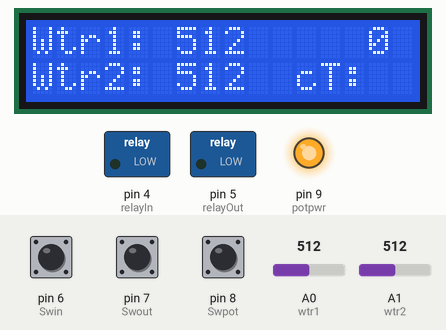
Recording of a sketch running on a simulated Arduino Uno, built with avr-gcc and run on an emulated ATmega328P. On the bench: 16×2 character LCD, switched loads named in the sketch (green lamp = pin HIGH), output pins drawn as LEDs (lit = HIGH). The test bench sets the inputs (shaded band); at power-on: pin 6 (Swin) LOW, pin 8 (Swpot) LOW, pin 7 (Swout) LOW, A0 (wtr1) = 512, A1 (wtr2) = 512. What the sketch prints to the serial monitor is not drawn.

Above: at 4.7 s.
4.8 s: pin 6 (Swin) pulled HIGH for 0.65 s
At 5.6 s:
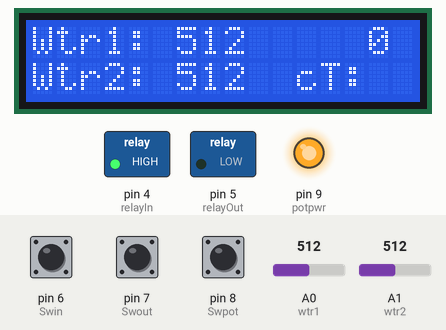
8.5 s: pin 8 (Swpot) pulled HIGH for 0.65 s
At 9.4 s:
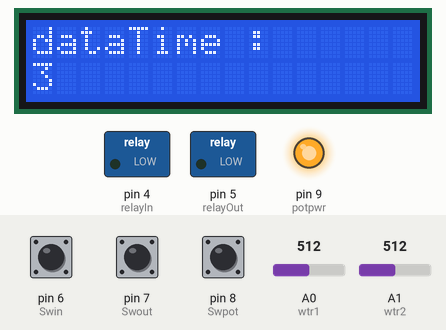
11.0 s: pin 7 (Swout) pulled HIGH for 0.65 s
At 11.5 s:
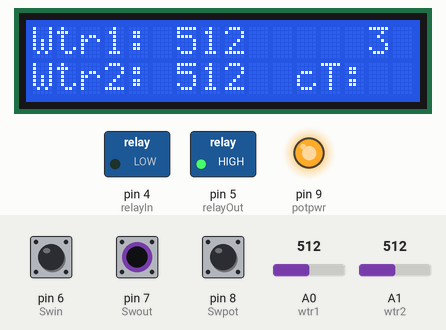
13.2 s: A0 (wtr1) set to 716
At 13.7 s:
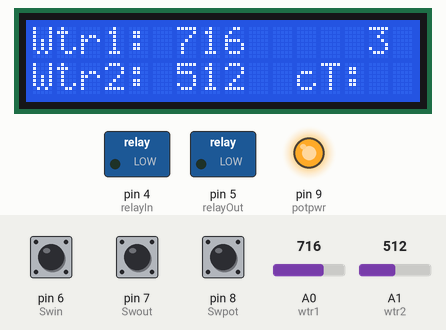
14.8 s: A1 (wtr2) set to 716
At 15.4 s:
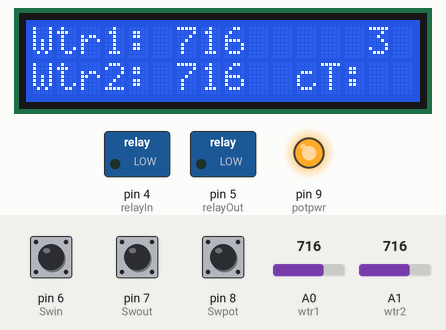
16.4 s: A0 (wtr1) set to 900
At 17.0 s:
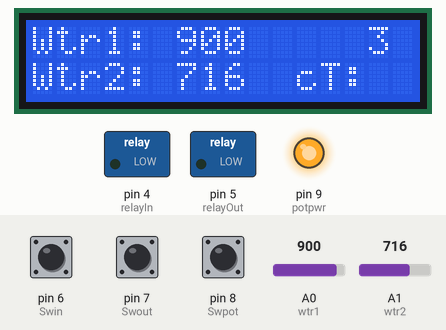
Timing chart, 0 to 19.0 s (numbered marks = the images above; inputs shaded):
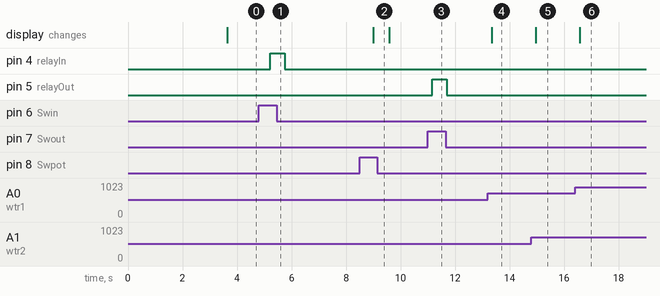

Measured:
- after the input at 4.8 s, pin 4 (relayIn): LOW → HIGH after 0.41 s, → LOW 0.54 s later
- after the input at 8.5 s, the display: changes after 0.50 s (image 2)
- after the input at 11.0 s, pin 5 (relayOut): LOW → HIGH after 0.15 s, → LOW 0.54 s later
- after the input at 13.2 s, the display: changes after 0.15 s (image 4)
- after the input at 14.8 s, the display: changes after 0.16 s (image 5)
- after the input at 16.4 s, the display: changes after 0.17 s (image 6)

The sketch:

Maria_Ulfa.ino
```cpp
#include <Wire.h>
#include <LiquidCrystal_I2C.h>
#include <virtuabotixRTC.h>

//Inisialisasi pin (CLK, DAT, RST)
virtuabotixRTC myRTC(3,2,8);

LiquidCrystal_I2C lcd(0x27, 16, 2);


#define relayIn   4
#define relayOut  5

#define wtr1 A0
#define wtr2 A1
int dwtr1;
int dwtr2;
#define pot  A2
#define potpwr  9
#define Swin   6  //read
#define Swout  7  //read
#define Swpot  8  //read

int dPot;
int dSwPot;
int dSwin;
int dSwout;
int mapPot;

int dataTime;
int CdataTime = 0;
int dt1 = 0;
int dt2 = 0;
int curHour;

void setup() {
  // put your setup code here, to run once:
  Serial.begin(9600);
  lcd.init();                      // initialize the lcd

  // Print a message to the LCD.
  lcd.backlight();
  lcd.setCursor(0, 0);
  lcd.print("Pakan Air Ternak");
  lcd.setCursor(0, 1);
  lcd.print("Berbasis Arduino");
  delay(3500);
  lcd.clear();
  pinMode(potpwr, OUTPUT);
  pinMode(Swin, INPUT);
  pinMode(Swout, INPUT);
  pinMode(Swpot, INPUT);
  pinMode(relayOut, OUTPUT);
  pinMode(relayIn, OUTPUT);
  digitalWrite(potpwr, HIGH);
//  myRTC.setDS1302Time(00,59,23,6,20,10,2017);
}

void loop() {
  // put your main code here, to run repeatedly:

  dSwin  = digitalRead(Swin);
  dSwout = digitalRead(Swout);
  dSwPot = digitalRead(Swpot);
  Serial.print("In  : ");
  Serial.println(dSwin);
  Serial.print("Out : ");
  Serial.println(dSwout);
  Serial.print("Swpot : ");
  Serial.println(dSwPot);

//---------------------------------------------------------------------------------------------

  if (dSwin == HIGH && dSwout == LOW && dSwPot == LOW){
    digitalWrite(relayIn, HIGH);
    digitalWrite(relayOut, LOW);
    lcd.clear();
    lcd.setCursor(0, 0);
    lcd.print("Water_In...");
    }

//---------------------------------------------------------------------------------------------

  if (dSwout == HIGH && dSwin == LOW && dSwPot == LOW){
    digitalWrite(relayIn, LOW);
    digitalWrite(relayOut, HIGH);
    lcd.clear();
    lcd.setCursor(0, 0);
    lcd.print("Water_Out...");
    }

//---------------------------------------------------------------------------------------------

  if (dSwout == HIGH && dSwin == HIGH && dSwPot == LOW){
    digitalWrite(relayIn, HIGH);
    digitalWrite(relayOut, HIGH);
    lcd.clear();
    lcd.setCursor(0, 0);
    lcd.print("Water_In...");
    lcd.setCursor(0, 1);
    lcd.print("Water_Out...");
    }

//---------------------------------------------------------------------------------------------

  if (dSwout == LOW && dSwin == LOW && dSwPot == LOW){
    digitalWrite(relayIn, LOW);
    digitalWrite(relayOut, LOW);

//    delay(1000);
    }

//---------------------------------------------------------------------------------------------

  if (dSwPot == HIGH && dSwout == LOW && dSwin == LOW){
    dataTime = readPot();
    lcd.clear();
    lcd.setCursor(0, 0);
    lcd.print("dataTime : ");
    lcd.setCursor(0, 1);
    lcd.print(dataTime);
    dSwPot = digitalRead(Swpot);
    Serial.println(dataTime);

  }else if(dSwPot == HIGH && dSwout == HIGH && dSwin == LOW){
    dataTime = readPot();
    lcd.clear();
    lcd.setCursor(0, 0);
    lcd.print("dataTime : ");
    lcd.setCursor(0, 1);
    lcd.print(dataTime);
    dSwPot = digitalRead(Swpot);
    Serial.println(dataTime);

    }else if(dSwPot == HIGH && dSwout == LOW && dSwin == HIGH){
      dataTime = readPot();
      lcd.clear();
      lcd.setCursor(0, 0);
      lcd.print("dataTime : ");
      lcd.setCursor(0, 1);
      lcd.print(dataTime);
      dSwPot = digitalRead(Swpot);
      Serial.println(dataTime);

      }else if(dSwPot == HIGH && dSwout == HIGH && dSwin == HIGH){
        dataTime = readPot();
        lcd.clear();
        lcd.setCursor(0, 0);
        lcd.print("dataTime : ");
        lcd.setCursor(11, 0);
        lcd.print(dataTime);
        dSwPot = digitalRead(Swpot);
        Serial.println(dataTime);

        }

//---------------------------------------------------------------------------------------------

  if (dSwPot == LOW && CdataTime != dataTime){

    Serial.println("stat : SwPot = Low && cdataTime != dataTime");


    CdataTime = dataTime;
    lcd.clear();
    lcd.setCursor(0, 0);
    lcd.print("DSetUp: ");
    lcd.setCursor(8, 0);
    lcd.print(CdataTime);
//    delay(2500);

//    ModeAuto();
//    lcd.clear();
//    lcd.setCursor(0, 0);
//    lcd.print("Wtr1: ");
//    lcd.setCursor(6, 0);
//    lcd.print(dwtr1);
//    lcd.setCursor(0, 1);
//    lcd.print("Wtr2: ");
//    lcd.setCursor(6, 1);
//    lcd.print(dwtr2);
//    lcd.setCursor(11, 1);
//    lcd.print("cT:");
//    lcd.setCursor(14, 0);
//    lcd.print(CdataTime);

    }

//---------------------------------------------------------------------------------------------

  if (dSwPot == 0 && CdataTime == dataTime){
    Serial.println("stat : SwPot = Low && cdataTime = dataTime");


    CdataTime = dataTime;
    ModeAuto();
    lcd.clear();
    lcd.setCursor(0, 0);
    lcd.print("Wtr1: ");
    lcd.setCursor(6, 0);
    lcd.print(dwtr1);
    lcd.setCursor(0, 1);
    lcd.print("Wtr2: ");
    lcd.setCursor(6, 1);
    lcd.print(dwtr2);
    lcd.setCursor(11, 1);
    lcd.print("cT:");
    lcd.setCursor(14, 0);
    lcd.print(CdataTime);

   }

//---------------------------------------------------------------------------------------------


  delay(500);


//---------------------------------------------------------------------------------------------


}


uint8_t getWtr(){
  dwtr1 = analogRead(wtr1);
  dwtr2 = analogRead(wtr2);
  return dwtr1, dwtr2;
  }

uint8_t readPot(){
  dPot = analogRead(pot);
  dataTime = map(dPot, 0, 1023, 1, 6);
  return dataTime;
  }

uint8_t ModeAuto(){
  dwtr1 = analogRead(wtr1);
  dwtr2 = analogRead(wtr2);
  return dwtr1, dwtr2;
  }
```
